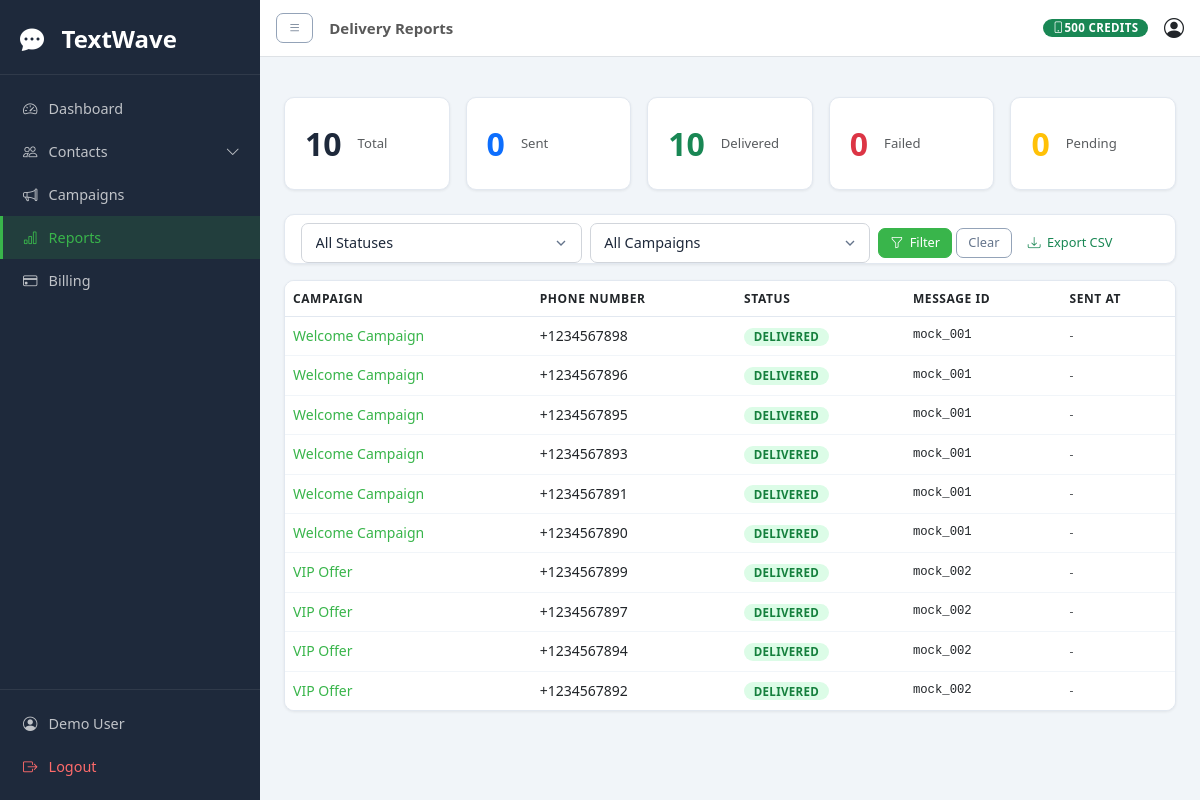
The app's page /reports/ (signed in) with its own data.
### apps/accounts/models.py (models this page shows, shortened)
class UserProfile(models.Model):
    user = models.OneToOneField(User, on_delete=models.CASCADE, related_name='profile')
    phone = models.CharField(max_length=20, blank=True)
    company = models.CharField(max_length=100, blank=True)
    sms_balance = models.IntegerField(default=0)
    api_key = models.CharField(max_length=64, unique=True, default='')
    sender_id = models.CharField(max_length=11, default='TextWave')
    created_at = models.DateTimeField(auto_now_add=True)
    updated_at = models.DateTimeField(auto_now=True)

### apps/campaigns/models.py (models this page shows, shortened)
class CampaignRecipient(models.Model):
    STATUS_CHOICES = [
        ('pending', 'Pending'), ('sent', 'Sent'), ('delivered', 'Delivered'), ('failed', 'Failed'),
    ]
    campaign = models.ForeignKey(Campaign, on_delete=models.CASCADE, related_name='recipients')
    phone_number = models.CharField(max_length=20)
    status = models.CharField(max_length=20, choices=STATUS_CHOICES, default='pending')
    message_id = models.CharField(max_length=100, blank=True)
    sent_at = models.DateTimeField(null=True, blank=True)
    created_at = models.DateTimeField(auto_now_add=True)

class Campaign(models.Model):
    STATUS_CHOICES = [
        ('draft', 'Draft'), ('scheduled', 'Scheduled'), ('sending', 'Sending'),
        ('sent', 'Sent'), ('failed', 'Failed'),
    ]
    name = models.CharField(max_length=200)
    message = models.TextField()
    sender_id = models.CharField(max_length=11, default='TextWave')
    status = models.CharField(max_length=20, choices=STATUS_CHOICES, default='draft')
    scheduled_at = models.DateTimeField(null=True, blank=True)
    user = models.ForeignKey(User, on_delete=models.CASCADE, related_name='campaigns')
    created_at = models.DateTimeField(auto_now_add=True)
    updated_at = models.DateTimeField(auto_now=True)
    class Meta:
        ordering = ['-created_at']

### apps/reports/views.py (the view)
# urls.py: path('', views.report_list, name='report_list'),
@login_required
def report_list(request):
    status_filter = request.GET.get('status', '')
    campaign_filter = request.GET.get('campaign', '')
    recipients = CampaignRecipient.objects.filter(campaign__user=request.user).select_related('campaign')
    if status_filter:
        recipients = recipients.filter(status=status_filter)
    if campaign_filter:
        recipients = recipients.filter(campaign_id=campaign_filter)
    campaigns = Campaign.objects.filter(user=request.user)
    paginator = Paginator(recipients, 15)
    page_obj = paginator.get_page(request.GET.get('page'))
    stats = {
        'total': CampaignRecipient.objects.filter(campaign__user=request.user).count(),
        'sent': CampaignRecipient.objects.filter(campaign__user=request.user, status='sent').count(),
        'delivered': CampaignRecipient.objects.filter(campaign__user=request.user, status='delivered').count(),
        'failed': CampaignRecipient.objects.filter(campaign__user=request.user, status='failed').count(),
        'pending': CampaignRecipient.objects.filter(campaign__user=request.user, status='pending').count(),
    }
    return render(request, 'reports/report_list.html', {
        'page_obj': page_obj, 'stats': stats, 'campaigns': campaigns,
        'status_filter': status_filter, 'campaign_filter': campaign_filter,
    })

### templates/reports/report_list.html (shortened to what this page needs)
{% extends 'base.html' %}
{% block page_title %}Delivery Reports{% endblock %}
{% block content %}
<div class="row g-3 mb-4">
    <div class="col-sm-6 col-lg">
        <div class="stat-card text-center">
            <div class="fs-2 fw-bold">{{ stats.total }}</div>
            <div class="text-muted small">Total</div>
        </div>
    </div>
    <div class="col-sm-6 col-lg">
        <div class="stat-card text-center">
            <div class="fs-2 fw-bold text-primary">{{ stats.sent }}</div>
            <div class="text-muted small">Sent</div>
        </div>
    </div>
    <div class="col-sm-6 col-lg">
        <div class="stat-card text-center">
            <div class="fs-2 fw-bold text-success">{{ stats.delivered }}</div>
            <div class="text-muted small">Delivered</div>
        </div>
    </div>
    <div class="col-sm-6 col-lg">
        <div class="stat-card text-center">
            <div class="fs-2 fw-bold text-danger">{{ stats.failed }}</div>
            <div class="text-muted small">Failed</div>
        </div>
    </div>
    <div class="col-sm-6 col-lg">
        <div class="stat-card text-center">
            <div class="fs-2 fw-bold text-warning">{{ stats.pending }}</div>
            <div class="text-muted small">Pending</div>
        </div>
    </div>
</div>
<div class="card mb-3">
    <div class="card-body py-2">
        <form method="get" class="row g-2 align-items-center">
            <div class="col-md-4">
                <select name="status" class="form-select form-select-sm">
                    <option value="">All Statuses</option>
                </select>
            </div>
            <div class="col-md-4">
                <select name="campaign" class="form-select form-select-sm">
                    <option value="">All Campaigns</option>
                </select>
            </div>
            <div class="col-auto">
                <button type="submit" class="btn btn-primary btn-sm"><i class="bi bi-funnel"></i> Filter</button>
                <a href="{% url 'reports:report_list' %}" class="btn btn-outline-secondary btn-sm">Clear</a>
                <a href="{% url 'reports:export_csv' %}{% if status_filter %}?status={{ status_filter }}{% endif %}"
                   class="btn btn-outline-success btn-sm">
                    <i class="bi bi-download"></i> Export CSV
                </a>
            </div>
        </form>
    </div>
</div>
<div class="card">
    <div class="card-body p-0">
        <div class="table-responsive">
            <table class="table table-hover mb-0">
                <thead>
                    <tr>
                        <th>Campaign</th>
                        <th>Phone Number</th>
                        <th>Status</th>
                        <th>Message ID</th>
                        <th>Sent At</th>
                    </tr>
                </thead>
                <tbody>
                    {% for record in page_obj %}
                    <tr>
                        <td>
                            <a href="{% url 'campaigns:campaign_detail' record.campaign.pk %}" class="text-decoration-none">
                                {{ record.campaign.name }}
                            </a>
                        </td>
                        <td>{{ record.phone_number }}</td>
                        <td>
                            <span class="badge badge-{{ record.status }}">{{ record.get_status_display }}</span>
                        </td>
                        <td class="font-monospace small">{{ record.message_id|default:"-" }}</td>
                        <td class="text-muted small">{{ record.sent_at|date:"M d, Y H:i"|default:"-" }}</td>
                    </tr>
                    {% endfor %}
                </tbody>
            </table>
        </div>
    </div>
</div>
{% endblock %}

### templates/base.html (shortened to what this page needs)
{% load static %}
<!DOCTYPE html>
<html lang="en">
<head>
    <link rel="stylesheet" href="https://cdn.jsdelivr.net/npm/bootstrap@5.3.0/dist/css/bootstrap.min.css">
    <link rel="stylesheet" href="https://cdn.jsdelivr.net/npm/bootstrap-icons@1.11.0/font/bootstrap-icons.css">
    <link rel="stylesheet" href="{% static 'css/main.css' %}">
</head>
<body>
    <div class="d-flex" id="wrapper">
        <nav id="sidebar" class="sidebar">
            <div class="sidebar-brand">
                <i class="bi bi-chat-dots-fill text-white me-2" style="font-size: 1.5rem;"></i>
                <span class="text-white fw-bold fs-4">TextWave</span>
            </div>
            <ul class="sidebar-nav list-unstyled">
                <li>
                    <a href="{% url 'core:dashboard' %}" class="sidebar-link {% if request.resolver_match.url_name == 'dashboard' %}active{% endif %}">
                        <i class="bi bi-speedometer2"></i> Dashboard
                    </a>
                </li>
                <li>
                    <a href="#contactsSubmenu" data-bs-toggle="collapse" class="sidebar-link">
                        <i class="bi bi-people"></i> Contacts <i class="bi bi-chevron-down ms-auto"></i>
                    </a>
                </li>
                <li>
                    <a href="{% url 'campaigns:campaign_list' %}" class="sidebar-link {% if request.resolver_match.namespace == 'campaigns' %}active{% endif %}">
                        <i class="bi bi-megaphone"></i> Campaigns
                    </a>
                </li>
                <li>
                    <a href="{% url 'reports:report_list' %}" class="sidebar-link {% if request.resolver_match.namespace == 'reports' %}active{% endif %}">
                        <i class="bi bi-bar-chart"></i> Reports
                    </a>
                </li>
                <li>
                    <a href="{% url 'billing:billing' %}" class="sidebar-link {% if request.resolver_match.namespace == 'billing' %}active{% endif %}">
                        <i class="bi bi-credit-card"></i> Billing
                    </a>
                </li>
            </ul>
            <div class="sidebar-footer">
                <a href="{% url 'accounts:profile' %}" class="sidebar-link">
                    <i class="bi bi-person-circle"></i> {{ request.user.get_full_name|default:request.user.username }}
                </a>
                <a href="{% url 'accounts:logout' %}" class="sidebar-link" style="color: #ff6b6b;">
                    <i class="bi bi-box-arrow-right"></i> Logout
                </a>
            </div>
        </nav>
        <div id="page-content-wrapper" class="flex-grow-1">
            <nav class="navbar navbar-expand-lg navbar-light bg-white border-bottom px-3">
                <button id="menu-toggle" class="btn btn-sm btn-outline-secondary me-3">
                    <i class="bi bi-list"></i>
                </button>
                <span class="navbar-text fw-semibold">{% block page_title %}{% endblock %}</span>
                <div class="ms-auto d-flex align-items-center gap-3">
                    <span class="badge bg-success">
                        <i class="bi bi-phone"></i> {{ request.user.profile.sms_balance }} credits
                    </span>
                    <a href="{% url 'accounts:profile' %}" class="text-decoration-none text-dark">
                        <i class="bi bi-person-circle fs-5"></i>
                    </a>
                </div>
            </nav>
            <div class="container-fluid px-4 py-3">
                {% block content %}{% endblock %}
            </div>
        </div>
    </div>
</body>
</html>

### static/css/main.css (style rules this page uses)
*, *::before, *::after { box-sizing: border-box; margin: 0; padding: 0; }
html { font-size: 16px; }
body { font-family: 'Segoe UI', system-ui, -apple-system, BlinkMacSystemFont, sans-serif; font-size: 0.9375rem; line-height: 1.6; color: #1e293b; background: #f1f5f9; }
a { color: #39B54B; text-decoration: none; }
ul { list-style: none; padding: 0; margin: 0; }
#wrapper { display: flex; min-height: 100vh; }
#sidebar { width: 260px; min-height: 100vh; background: #1e293b; display: flex; flex-direction: column; flex-shrink: 0; position: sticky; top: 0; height: 100vh; overflow-y: auto; transition: width 0.25s ease; z-index: 100; }
#page-content-wrapper { flex: 1; min-width: 0; display: flex; flex-direction: column; }
.sidebar-brand { padding: 1.25rem 1.25rem 1rem; border-bottom: 1px solid rgba(255,255,255,0.08); display: flex; align-items: center; gap: 0.6rem; white-space: nowrap; }
.sidebar-nav { flex: 1; padding: 0.75rem 0; overflow-y: auto; }
.sidebar-link { display: flex; align-items: center; gap: 0.7rem; padding: 0.62rem 1.25rem; color: rgba(255,255,255,0.72); text-decoration: none; font-size: 0.9rem; font-weight: 500; border-left: 3px solid transparent; transition: all 0.15s; white-space: nowrap; }
.sidebar-link.active { background: rgba(57,181,75,0.15); color: #39B54B; border-left-color: #39B54B; }
.sidebar-footer { padding: 0.75rem 0; border-top: 1px solid rgba(255,255,255,0.08); }
.card { background: #fff; border: 1px solid #e2e8f0; border-radius: 10px; box-shadow: 0 1px 3px rgba(0,0,0,0.07); overflow: hidden; }
.card-body { padding: 1.25rem; }
.stat-card { background: #fff; border: 1px solid #e2e8f0; border-radius: 10px; padding: 1.25rem; display: flex; align-items: center; gap: 1rem; box-shadow: 0 1px 3px rgba(0,0,0,0.07); }
.btn { display: inline-flex; align-items: center; gap: 0.4rem; padding: 0.45rem 1rem; border-radius: 7px; border: 1px solid transparent; font-size: 0.875rem; font-weight: 500; cursor: pointer; text-decoration: none; transition: all 0.15s; line-height: 1.5; white-space: nowrap; }
.btn-sm { padding: 0.3rem 0.7rem; font-size: 0.8rem; }
.btn-primary { background: #39B54B; border-color: #39B54B; color: #fff; }
.btn-outline-secondary { background: transparent; border-color: #94a3b8; color: #64748b; }
.form-control, .form-select { display: block; width: 100%; padding: 0.5rem 0.85rem; border: 1px solid #d1d5db; border-radius: 7px; background: #fff; font-size: 0.9rem; color: #1e293b; transition: border-color 0.15s, box-shadow 0.15s; line-height: 1.5; appearance: none; }
.form-select { background-repeat: no-repeat; background-position: right 0.7rem center; background-size: 1rem; padding-right: 2.2rem; }
.badge { display: inline-flex; align-items: center; padding: 0.2rem 0.6rem; border-radius: 20px; font-size: 0.72rem; font-weight: 600; letter-spacing: 0.03em; text-transform: uppercase; }
.badge-success, .badge-delivered { background: #dcfce7; color: #15803d; }
table { width: 100%; border-collapse: collapse; font-size: 0.875rem; }
thead th { background: #f8fafc; padding: 0.7rem 1rem; text-align: left; font-size: 0.75rem; font-weight: 700; text-transform: uppercase; letter-spacing: 0.05em; color: #64748b; border-bottom: 1px solid #e2e8f0; white-space: nowrap; }
tbody td { padding: 0.8rem 1rem; border-bottom: 1px solid #f1f5f9; color: #374151; vertical-align: middle; }
tbody tr:last-child td { border-bottom: none; }
.row { display: flex; flex-wrap: wrap; margin: -0.5rem; }
.d-flex { display: flex; }
.gap-3 { gap: 0.75rem; }
.text-center { text-align: center; }
.text-muted { color: #64748b; }
.text-success { color: #39B54B; }
.text-danger { color: #ef4444; }
.text-warning { color: #f59e0b; }
.text-white { color: #fff; }
.fw-bold { font-weight: 700; }
.fw-semibold { font-weight: 600; }
.mb-3 { margin-bottom: 0.75rem; }
.mb-4 { margin-bottom: 1rem; }
.px-3 { padding-left: 0.75rem; padding-right: 0.75rem; }
.py-2 { padding-top: 0.5rem; padding-bottom: 0.5rem; }
.bg-white { background: #fff; }
.bg-success { background: #39B54B; color: #fff; }

### records on screen
CampaignRecipient: campaign.name "Welcome Campaign", phone_number "+1234567898", status "DELIVERED", message_id "mock_001", sent_at "-"
CampaignRecipient: campaign.name "Welcome Campaign", phone_number "+1234567896", status "DELIVERED", message_id "mock_001", sent_at "-"
CampaignRecipient: campaign.name "Welcome Campaign", phone_number "+1234567895", status "DELIVERED", message_id "mock_001", sent_at "-"
CampaignRecipient: campaign.name "Welcome Campaign", phone_number "+1234567893", status "DELIVERED", message_id "mock_001", sent_at "-"
CampaignRecipient: campaign.name "Welcome Campaign", phone_number "+1234567891", status "DELIVERED", message_id "mock_001", sent_at "-"
CampaignRecipient: campaign.name "Welcome Campaign", phone_number "+1234567890", status "DELIVERED", message_id "mock_001", sent_at "-"
CampaignRecipient: campaign.name "VIP Offer", phone_number "+1234567899", status "DELIVERED", message_id "mock_002", sent_at "-"
CampaignRecipient: campaign.name "VIP Offer", phone_number "+1234567897", status "DELIVERED", message_id "mock_002", sent_at "-"
CampaignRecipient: campaign.name "VIP Offer", phone_number "+1234567894", status "DELIVERED", message_id "mock_002", sent_at "-"
CampaignRecipient: campaign.name "VIP Offer", phone_number "+1234567892", status "DELIVERED", message_id "mock_002", sent_at "-"

### other values on screen
{{ request.user.get_full_name|default:request.user.username }} "Demo User"
{{ request.user.profile.sms_balance }} "500"
{{ stats.total }} "10"
{{ stats.sent }} "0"
{{ stats.delivered }} "10"
{{ stats.failed }} "0"
{{ stats.pending }} "0"
